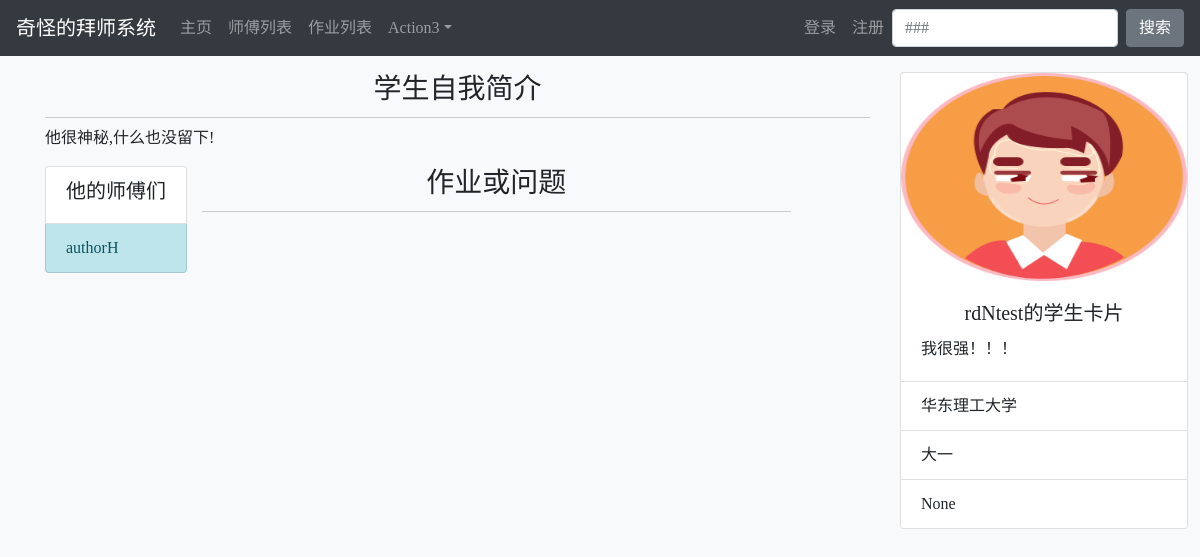
Page /Apprenticeship/student_outside_info/16 on the earlier database version.
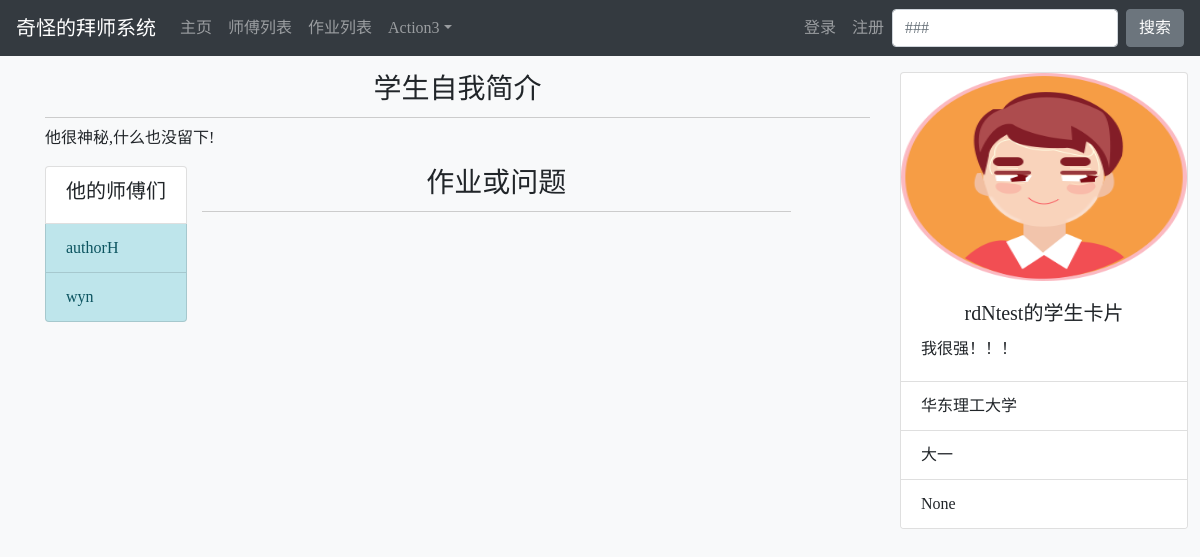
Same page on the later database version.
### Apprenticeship/models.py (models this page shows, shortened)
class ApprenticeRequest(models.Model):
    user = models.ForeignKey(User, on_delete=models.DO_NOTHING, null=True)
    teacher = models.ForeignKey(Teacher, on_delete=models.DO_NOTHING)
    created_time = models.DateTimeField(auto_now_add=True)
    result = models.IntegerField(default=0)  # 0表示请求中，1表示请求成功，2表示请求失败

### user/models.py (models this page shows, shortened)
class Teacher(models.Model):
    user = models.OneToOneField(User, on_delete=models.CASCADE, null=True)
    teacher_name = models.CharField(max_length=10, null=True)
    skill = models.CharField(max_length=50, null=True)
    enter_time = models.DateTimeField(null=True, blank=True)
    self_introduction = RichTextUploadingField(null=True)

### Apprenticeship/views.py (the view)
# urls.py: path('student_outside_info/<int:user_pk>', views.student_info_outside, name='student_info_outside'),
def student_info_outside(request, user_pk):
    user = get_object_or_404(User, pk=user_pk)
    student = Student.objects.get(user=user)    # 被评论的对象
    teacherList = ApprenticeRequest.objects.filter(user=user)
    context = {}
    context['teacherList'] = teacherList
    context['user_out'] = user
    context['student'] = user.student
    return render(request, 'Apprenticeship/student_info_outside.html', context)

### user/models.py (called while the page is built)
def get_Profile(self):
    if Profile.objects.filter(user=self).exists():
        profile = Profile.objects.get(user=self)
        return profile
    else:
        return ''

    def photo_resize_url(self):
        if self.photo_resize and hasattr(self.photo_resize, 'url'):
            return self.photo_resize.url
        else:
            return '\\media\\upload\\default\\user.jpg'

### Apprenticeship/templates/Apprenticeship/student_info_outside.html (shortened to what this page needs)
{% extends 'base.html' %}
{% load staticfiles %}
{% block content %}
    <br>
    <div class="container">
        <div class="row">
            <div class="col-md-9">
                <h3 class="commet-area-title" style="text-align: center;border-bottom: 1px solid #ccc;padding-bottom: 0.4em">学生自我简介</h3>
                {% if student.self_introduction %}
                    <p aligin="left">
                        {% autoescape off %}
                        {{ student.self_introduction }}
                        {% endautoescape %}
                    </p>
                {% else %}
                <p aligin="left">
                    他很神秘,什么也没留下!
                </p>
                {% endif %}
                <div class="container">
                    <div class="row">
                        <div class="col-dm-4">
                            <ul class="list-group">
                                <li class="list-group-item"><h5>他的师傅们</h5></li>
                                {% for item in teacherList %}
                                    {% if item.teacher.teacher_name %}
                                        <li class="list-group-item list-group-item-info">
                                            {{ item.teacher.teacher_name }}
                                        </li>
                                    {% else %}
                                    <li class="list-group-item list-group-item-info">
                                        一个不愿意透露姓名的老师
                                    </li>
                                    {% endif %}
                                {% empty %}
                                    <li class="list-group-item list-group-item-warning">暂时还没有师傅</li>
                                {% endfor %}
                              </ul>
                        </div>
                        <div class="col-md-9">
                            <h3 class="commet-area-title" style="text-align: center;border-bottom: 1px solid #ccc;padding-bottom: 0.4em">作业或问题</h3>
                        </div>
                    </div>
                </div>
            </div>
            <div class="col-md-3">
                <div class="card" style="width: 18rem;">
                    <img src="{{ user_out.Profile.photo_resize_url }}"height="208" width="74" class="card-img-top" alt="...">
                    <div class="card-body">
                      <h5 class="card-title" style="text-align: center;" >{{ student.student_name }}的学生卡片</h5>
                      {% if student.help %}
                        <p class="card-text">需要{{ student.help }}这些方面的帮助</p>
                      {% else %}
                        <p class="card-text">我很强！！！</p>
                      {% endif %}
                    </div>
                    <ul class="list-group list-group-flush">
                        <li class="list-group-item">{{ user_out.Profile.school }}</li>
                        <li class="list-group-item">{{ user_out.Profile.grade }}</li>
                        <li class="list-group-item">{{ user_out.Profile.major }}</li>
                    </ul>
            </div>
        </div>
    </div>
{% endblock %}

Differences in the rows shown:
added ApprenticeRequest: teacher.teacher_name "wyn"
